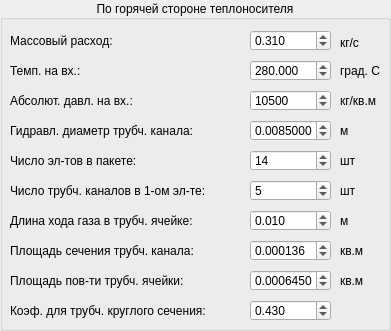
   <widget class="QGroupBox" name="groupBox_2">
    <property name="geometry">
     <rect>
      <x>410</x>
      <y>10</y>
      <width>391</width>
      <height>331</height>
     </rect>
    </property>
    <property name="title">
     <string>По горячей стороне теплоносителя</string>
    </property>
    <property name="alignment">
     <set>Qt::AlignCenter</set>
    </property>
    <widget class="QLabel" name="label_22">
     <property name="geometry">
      <rect>
       <x>10</x>
       <y>30</y>
       <width>241</width>
       <height>21</height>
      </rect>
     </property>
     <property name="text">
      <string>Массовый расход:</string>
     </property>
    </widget>
    <widget class="QDoubleSpinBox" name="LBdoubleSpinBox">
     <property name="geometry">
      <rect>
       <x>250</x>
       <y>210</y>
       <width>81</width>
       <height>21</height>
      </rect>
     </property>
     <property name="decimals">
      <number>3</number>
     </property>
     <property name="maximum">
      <double>9.999000000000001</double>
     </property>
     <property name="singleStep">
      <double>0.010000000000000</double>
     </property>
     <property name="value">
      <double>0.010000000000000</double>
     </property>
    </widget>
    <widget class="QLabel" name="label_23">
     <property name="geometry">
      <rect>
       <x>340</x>
       <y>32</y>
       <width>51</width>
       <height>21</height>
      </rect>
     </property>
     <property name="text">
      <string>кг/с</string>
     </property>
    </widget>
    <widget class="QLabel" name="label_24">
     <property name="geometry">
      <rect>
       <x>340</x>
       <y>150</y>
       <width>51</width>
       <height>21</height>
      </rect>
     </property>
     <property name="text">
      <string>шт</string>
     </property>
    </widget>
    <widget class="QLabel" name="label_25">
     <property name="geometry">
      <rect>
       <x>340</x>
       <y>210</y>
       <width>51</width>
       <height>21</height>
      </rect>
     </property>
     <property name="text">
      <string>м</string>
     </property>
    </widget>
    <widget class="QLabel" name="label_26">
     <property name="geometry">
      <rect>
       <x>10</x>
       <y>150</y>
       <width>241</width>
       <height>21</height>
      </rect>
     </property>
     <property name="text">
      <string>Число эл-тов в пакете:</string>
     </property>
    </widget>
    <widget class="QLabel" name="label_27">
     <property name="geometry">
      <rect>
       <x>10</x>
       <y>210</y>
       <width>241</width>
       <height>21</height>
      </rect>
     </property>
     <property name="text">
      <string>Длина хода газа в трубч. ячейке:</string>
     </property>
    </widget>
    <widget class="QLabel" name="label_28">
     <property name="geometry">
      <rect>
       <x>10</x>
       <y>60</y>
       <width>241</width>
       <height>21</height>
      </rect>
     </property>
     <property name="text">
      <string>Темп. на вх.:</string>
     </property>
    </widget>
    <widget class="QLabel" name="label_29">
     <property name="geometry">
      <rect>
       <x>340</x>
       <y>90</y>
       <width>51</width>
       <height>21</height>
      </rect>
     </property>
     <property name="text">
      <string>кг/кв.м</string>
     </property>
    </widget>
    <widget class="QDoubleSpinBox" name="DEBdoubleSpinBox">
     <property name="geometry">
      <rect>
       <x>250</x>
       <y>120</y>
       <width>81</width>
       <height>21</height>
      </rect>
     </property>
     <property name="decimals">
      <number>7</number>
     </property>
     <property name="maximum">
      <double>999.999000000000024</double>
     </property>
     <property name="singleStep">
      <double>0.010000000000000</double>
     </property>
     <property name="value">
      <double>0.008500000000000</double>
     </property>
    </widget>
    <widget class="QDoubleSpinBox" name="GBdoubleSpinBox">
     <property name="geometry">
      <rect>
       <x>250</x>
       <y>30</y>
       <width>81</width>
       <height>21</height>
      </rect>
     </property>
     <property name="decimals">
      <number>3</number>
     </property>
     <property name="maximum">
      <double>9999.998999999999796</double>
     </property>
     <property name="singleStep">
      <double>0.010000000000000</double>
     </property>
     <property name="value">
      <double>0.310000000000000</double>
     </property>
    </widget>
    <widget class="QLabel" name="label_30">
     <property name="geometry">
      <rect>
       <x>340</x>
       <y>240</y>
       <width>51</width>
       <height>21</height>
      </rect>
     </property>
     <property name="text">
      <string>кв.м</string>
     </property>
    </widget>
    <widget class="QLabel" name="label_31">
     <property name="geometry">
      <rect>
       <x>10</x>
       <y>90</y>
       <width>241</width>
       <height>21</height>
      </rect>
     </property>
     <property name="text">
      <string>Абсолют. давл. на вх.:</string>
     </property>
    </widget>
    <widget class="QLabel" name="label_32">
     <property name="geometry">
      <rect>
       <x>340</x>
       <y>180</y>
       <width>51</width>
       <height>21</height>
      </rect>
     </property>
     <property name="text">
      <string>шт</string>
     </property>
    </widget>
    <widget class="QLabel" name="label_33">
     <property name="geometry">
      <rect>
       <x>10</x>
       <y>180</y>
       <width>241</width>
       <height>21</height>
      </rect>
     </property>
     <property name="text">
      <string>Число трубч. каналов в 1-ом эл-те:</string>
     </property>
    </widget>
    <widget class="QLabel" name="label_34">
     <property name="geometry">
      <rect>
       <x>340</x>
       <y>60</y>
       <width>51</width>
       <height>21</height>
      </rect>
     </property>
     <property name="text">
      <string>град. C</string>
     </property>
    </widget>
    <widget class="QSpinBox" name="NKEspinBox">
     <property name="geometry">
      <rect>
       <x>250</x>
       <y>180</y>
       <width>81</width>
       <height>21</height>
      </rect>
     </property>
     <property name="maximum">
      <number>9999</number>
     </property>
     <property name="value">
      <number>5</number>
     </property>
    </widget>
    <widget class="QDoubleSpinBox" name="SBdoubleSpinBox">
     <property name="geometry">
      <rect>
       <x>250</x>
       <y>240</y>
       <width>81</width>
       <height>21</height>
      </rect>
     </property>
     <property name="decimals">
      <number>6</number>
     </property>
     <property name="maximum">
      <double>999.990000000000009</double>
     </property>
     <property name="singleStep">
      <double>0.010000000000000</double>
     </property>
     <property name="value">
      <double>0.000136000000000</double>
     </property>
    </widget>
    <widget class="QLabel" name="label_36">
     <property name="geometry">
      <rect>
       <x>10</x>
       <y>270</y>
       <width>241</width>
       <height>21</height>
      </rect>
     </property>
     <property name="text">
      <string>Площадь пов-ти трубч. ячейки:</string>
     </property>
    </widget>
    <widget class="QLabel" name="label_37">
     <property name="geometry">
      <rect>
       <x>340</x>
       <y>120</y>
       <width>51</width>
       <height>21</height>
      </rect>
     </property>
     <property name="text">
      <string>м</string>
     </property>
    </widget>
    <widget class="QLabel" name="label_38">
     <property name="geometry">
      <rect>
       <x>340</x>
       <y>270</y>
       <width>51</width>
       <height>21</height>
      </rect>
     </property>
     <property name="text">
      <string>кв.м</string>
     </property>
    </widget>
    <widget class="QSpinBox" name="NEBspinBox">
     <property name="geometry">
      <rect>
       <x>250</x>
       <y>150</y>
       <width>81</width>
       <height>21</height>
      </rect>
     </property>
     <property name="maximum">
      <number>9999</number>
     </property>
     <property name="value">
      <number>14</number>
     </property>
    </widget>
    <widget class="QSpinBox" name="PBspinBox">
     <property name="geometry">
      <rect>
       <x>250</x>
       <y>90</y>
       <width>81</width>
       <height>21</height>
      </rect>
     </property>
     <property name="maximum">
      <number>999999</number>
     </property>
     <property name="value">
      <number>10500</number>
     </property>
    </widget>
    <widget class="QLabel" name="label_39">
     <property name="geometry">
      <rect>
       <x>10</x>
       <y>240</y>
       <width>241</width>
       <height>21</height>
      </rect>
     </property>
     <property name="text">
      <string>Площадь сечения трубч. канала:</string>
     </property>
    </widget>
    <widget class="QDoubleSpinBox" name="FBdoubleSpinBox">
     <property name="geometry">
      <rect>
       <x>250</x>
       <y>270</y>
       <width>81</width>
       <height>21</height>
      </rect>
     </property>
     <property name="decimals">
      <number>7</number>
     </property>
     <property name="maximum">
      <double>999.990000000000009</double>
     </property>
     <property name="singleStep">
      <double>0.010000000000000</double>
     </property>
     <property name="value">
      <double>0.000645000000000</double>
     </property>
    </widget>
    <widget class="QLabel" name="label_40">
     <property name="geometry">
      <rect>
       <x>10</x>
       <y>120</y>
       <width>241</width>
       <height>21</height>
      </rect>
     </property>
     <property name="text">
      <string>Гидравл. диаметр трубч. канала:</string>
     </property>
    </widget>
    <widget class="QDoubleSpinBox" name="TBdoubleSpinBox">
     <property name="geometry">
      <rect>
       <x>250</x>
       <y>60</y>
       <width>81</width>
       <height>21</height>
      </rect>
     </property>
     <property name="decimals">
      <number>3</number>
     </property>
     <property name="maximum">
      <double>99999.990000000005239</double>
     </property>
     <property name="value">
      <double>280.000000000000000</double>
     </property>
    </widget>
    <widget class="QLabel" name="label_51">
     <property name="geometry">
      <rect>
       <x>10</x>
       <y>300</y>
       <width>241</width>
       <height>21</height>
      </rect>
     </property>
     <property name="text">
      <string>Коэф. для трубч. круглого сечения:</string>
     </property>
    </widget>
    <widget class="QDoubleSpinBox" name="MBdoubleSpinBox">
     <property name="geometry">
      <rect>
       <x>250</x>
       <y>300</y>
       <width>81</width>
       <height>21</height>
      </rect>
     </property>
     <property name="toolTip">
      <string>По умолчанию: 0,43</string>
     </property>
     <property name="decimals">
      <number>3</number>
     </property>
     <property name="maximum">
      <double>1.000000000000000</double>
     </property>
     <property name="singleStep">
      <double>0.010000000000000</double>
     </property>
     <property name="value">
      <double>0.430000000000000</double>
     </property>
    </widget>
   </widget>
